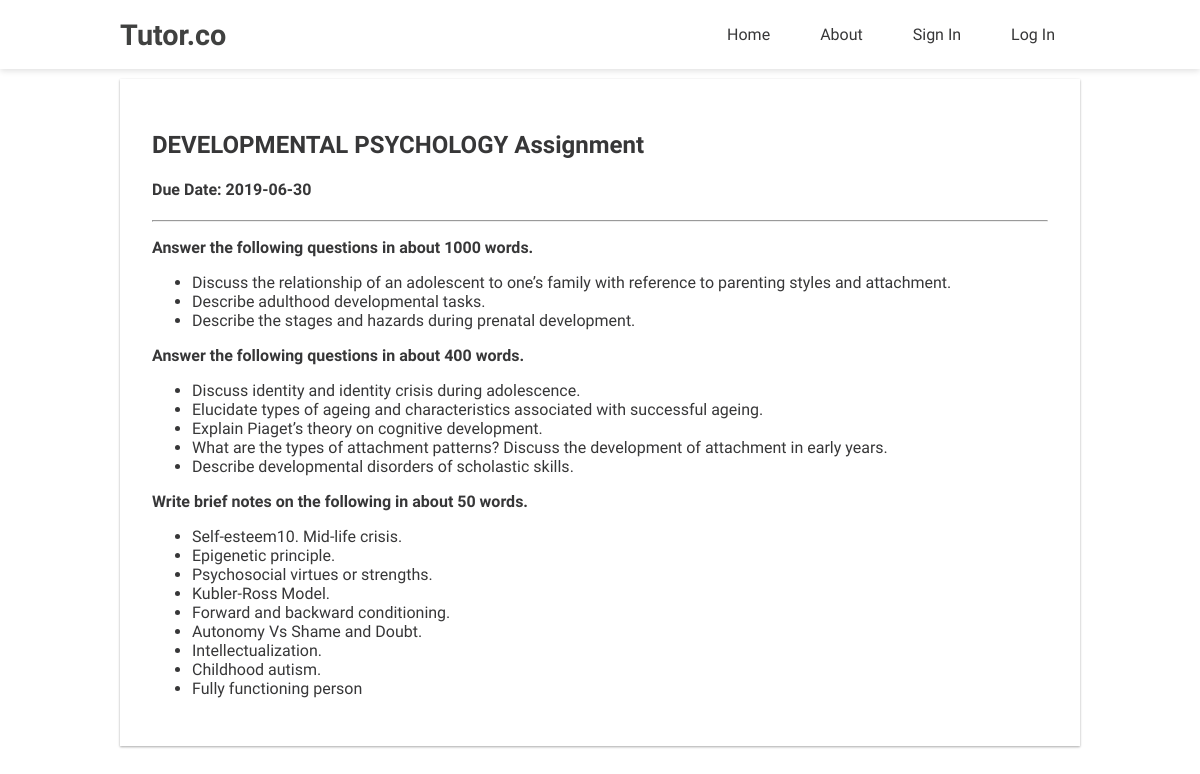
Screenshot of /view.php?id=2 with the database file from the repository.
### tables this page shows
CREATE TABLE `assignment` (
  `id` int(100) NOT NULL,
  `title` varchar(100) NOT NULL,
  `description` varchar(30000) NOT NULL,
  `duedate` varchar(100) NOT NULL,
  `user_role` int(10) NOT NULL
);

### view.php (the view, shortened to what this page needs)
<?php
    include("config/db.php");
    include("include/header.php");
?>
    <div class="container">
        <?php
            $id = $_GET['id'];
            $sql = "SELECT * FROM assignment WHERE id = '$id'";
            $result = mysqli_query($conn, $sql) or die('Error');
            if (mysqli_num_rows($result) > 0) {
                while ($row = mysqli_fetch_assoc($result)) {
                    $title = $row['title'];
                    $duedate = $row['duedate'];
                    $description = $row['description'];
        ?>
                    <div class="assignment-card" id="data">
                        <h2><?php echo $title; ?></h2>
                        <h4>Due Date: <?php echo $duedate; ?></h4>
                        <hr>
                        <div><?php echo $description; ?></div>
                    </div>
        <?php
                }
            }
            else {
                $error = 'No assignments';
            }
        ?>
    </div>
<?php
    include("include/footer.php");
?>

### css/main.css (style rules this page uses)
html, body { margin: 0; padding: 0; color: #373738; background: #fff; font-family: 'Varela Round', sans-serif; scroll-behavior: smooth; }
.container { width: 80%; margin: 0 auto; }
.assignment-card { padding: 2em; margin-top: 10px; background-color: #fff; box-shadow: 0 1px 3px rgba(0,0,0,0.12), 0 1px 2px rgba(0,0,0,0.24); transition: all .3s ease-in-out; }
#data { animation: dataIn 1s ease-in-out forwards; -webkit-animation: dataIn 1s ease-in-out forwards; opacity: 0; }

### rows the page displays
assignment: title "DEVELOPMENTAL PSYCHOLOGY Assignment", duedate "2019-06-30", description "Answer the following questions in about 1000 words. Discuss the relationship of an adolescent to one’s family with reference to parenting styles and attachment. Describe adulthood developmental tasks. Describe the stages and hazards during prenatal development. Answer the following questions in about 400 words. Discuss identity and identity crisis during adolescence. Elucidate types of ageing and characteristics associated with successful ageing. Explain Piaget’s theory on cognitive development. What are the types of attachment patterns? Discuss the development of attachment in early years. Describe developmental disorders of scholastic skills. Write brief notes on the following in about 50…"
